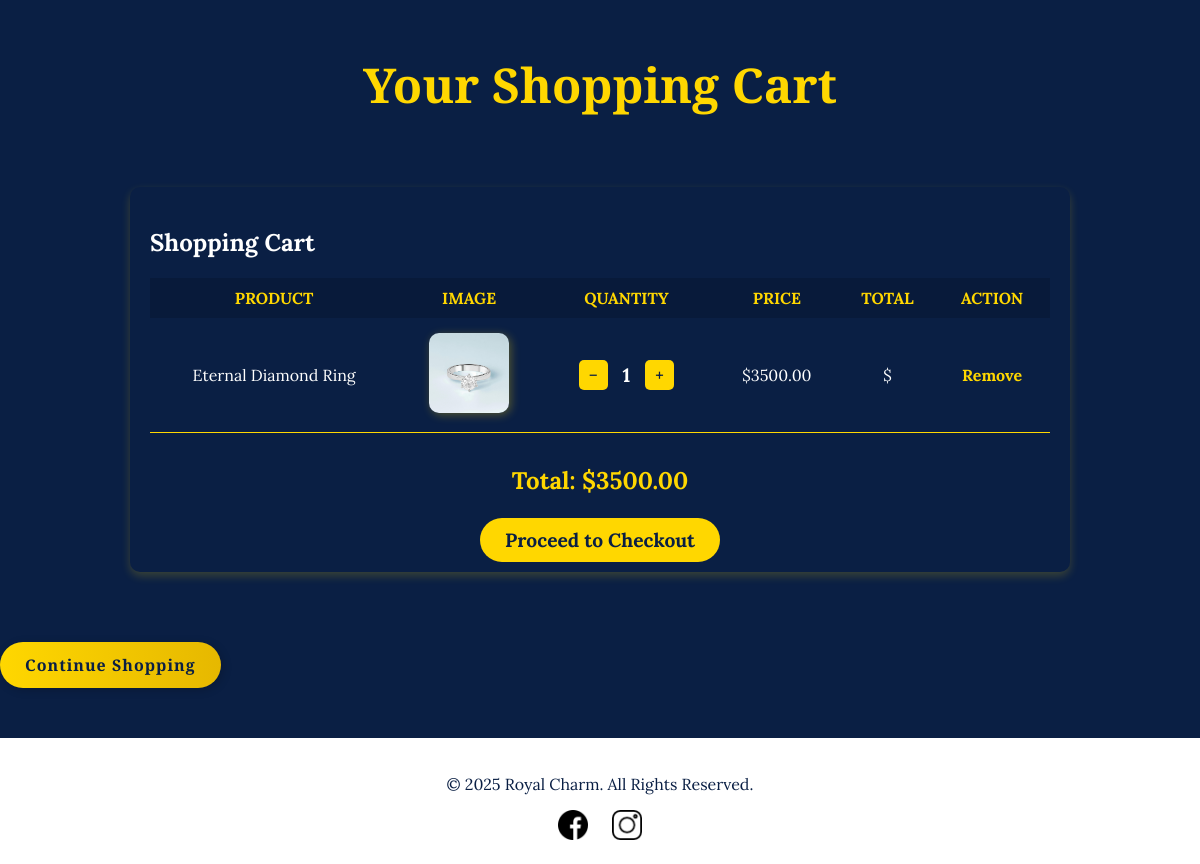
/cart/ (signed in), run on an earlier commit of the app's database.
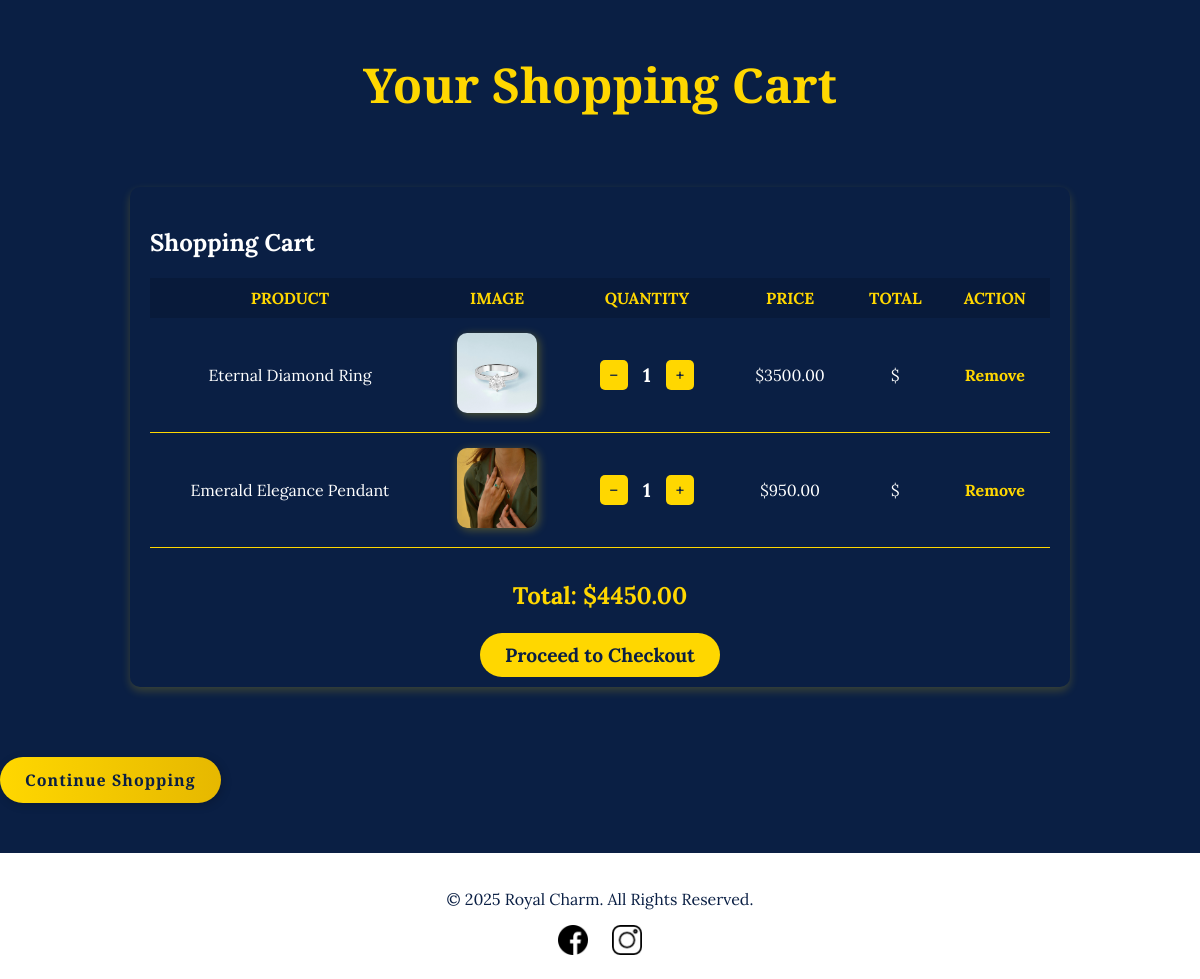
And on a later commit of the database.
### store/models.py (models this page shows, shortened)
class Cart(models.Model):
    user = models.ForeignKey(User, on_delete=models.CASCADE, null=True, blank=True)
    product = models.ForeignKey(Product, on_delete=models.CASCADE)
    quantity = models.PositiveIntegerField(default=1)
    added_at = models.DateTimeField(auto_now_add=True)

class Product(models.Model):
    name = models.CharField(max_length=255)
    description = models.TextField()
    price = models.DecimalField(max_digits=10, decimal_places=2)
    image = models.ImageField(upload_to='product_images/', blank=True, null=True)
    category = models.ForeignKey(Category, on_delete=models.CASCADE, related_name="products", null=True, blank=True)
    created_at = models.DateTimeField(auto_now_add=True)

### store/views.py (the view)
# urls.py: path('cart/', view_cart, name='view_cart'),
def view_cart(request):
    if request.user.is_authenticated:
        cart_items = Cart.objects.filter(user=request.user)
    else:
        cart_items = Cart.objects.filter(user=None)  # Guest users (optional)
    total_price = sum(item.product.price * item.quantity for item in cart_items)
    return render(request, 'store/cart.html', {
        'cart_items': cart_items,
        'total_price': total_price  # ✅ Send total price to the template
    })

### store/templates/store/cart.html (shortened to what this page needs)
{% load static %}
<!DOCTYPE html>
<html lang="en">
<head>
    <link rel="stylesheet" href="{% static 'store/styles.css' %}">
</head>
<body>
    <h1>Your Shopping Cart</h1>
    <div class="container cart-container">
        <h2 class="text-center text-gold">Shopping Cart</h2>
        {% if cart_items %}
            <table class="table cart-table">
                <thead>
                    <tr>
                        <th>Product</th>
                        <th>Image</th>
                        <th>Quantity</th>
                        <th>Price</th>
                        <th>Total</th>
                        <th>Action</th>
                    </tr>
                </thead>
                <tbody>
                    {% for item in cart_items %}
                    <tr>
                        <td>{{ item.product.name }}</td>
                        <td>
                            <img src="{{ item.product.image.url }}" class="cart-img" alt="{{ item.product.name }}">
                        </td>
                        <td>
                            <div class="quantity-control">
                                <a href="{% url 'update_cart' item.product.pk 'decrease' %}" class="qty-btn">−</a>
                                <span class="qty-number">{{ item.quantity }}</span>
                                <a href="{% url 'update_cart' item.product.pk 'increase' %}" class="qty-btn">+</a>
                            </div>
                        </td>
                        <td>${{ item.product.price }}</td>
                        <td>${{ item.total_price }}</td>
                        <td>
                            <a href="{% url 'remove_from_cart' item.product.pk %}" class="btn btn-danger btn-sm">Remove</a>
                        </td>
                    </tr>
                    {% endfor %}
                </tbody>
            </table>
            <div class="cart-summary">
                <h4>Total: <span class="text-gold">${{ total_price|floatformat:2 }}</span></h4>
                <a href="{% url 'checkout' %}" class="btn btn-success">Proceed to Checkout</a>
            </div>
        {% else %}
            <p class="text-center">Your cart is empty.</p>
        {% endif %}
    </div>
    <br>
    <a href="/" class="button">Continue Shopping</a>
<footer class="footer">
    <div class="container text-center">
        <p class="footer-text">&copy; 2025 Royal Charm. All Rights Reserved.</p>
        <div class="social-icons">
            <a href="https://facebook.com" target="_blank" class="social-link">
                <img src="{% static 'store/facebook-icon.png' %}" alt="Facebook">
            </a>
            <a href="https://instagram.com" target="_blank" class="social-link">
                <img src="{% static 'store/instagram-icon.png' %}" alt="Instagram">
            </a>
        </div>
    </div>
</footer>
</body>
</html>

### store/static/store/styles.css (style rules this page uses)
body { font-family: 'Lora', serif; background-color: #0a1f44 !important; color: #ffffff; margin: 0; padding-top: 0; }
h1 { font-family: 'Cormorant Garamond', serif; text-align: center; font-size: 3rem; padding: 20px; color: #FFD700; }
a { color: #FFD700; text-decoration: none; font-weight: bold; }
button, a.button { display: inline-block; background: linear-gradient(to right, #FFD700, #e6b800); color: #0a1f44; padding: 12px 25px; text-decoration: none; font-weight: bold; font-size: 1rem; border-radius: 30px; border: none; cursor: pointer; transition: all 0.3s ease-in-out; box-shadow: 2px 2px 10px rgba(0, 0, 0, 0.2); }
button, a.button { font-family: 'Cormorant Garamond', serif; font-size: 1rem; letter-spacing: 1px; }
.cart-container { max-width: 900px; margin: 50px auto; padding: 20px; background: #0a1f44; color: white; border-radius: 10px; box-shadow: 0px 4px 10px rgba(255, 215, 0, 0.2); }
.cart-table { width: 100%; color: white; text-align: center; border-collapse: collapse; }
.cart-table th { background: #081A3A; color: #FFD700; padding: 10px; text-transform: uppercase; }
.cart-table td { padding: 15px; border-bottom: 1px solid #FFD700; }
.cart-img { width: 80px; height: 80px; object-fit: cover; border-radius: 10px; box-shadow: 2px 2px 10px rgba(255, 215, 0, 0.3); }
.quantity-control { display: flex; align-items: center; justify-content: center; }
.qty-btn { background: #FFD700; color: #0a1f44; padding: 5px 10px; font-size: 1rem; text-decoration: none; font-weight: bold; border-radius: 5px; transition: 0.3s; margin: 0 5px; }
.qty-number { font-size: 1.2rem; font-weight: bold; padding: 0 10px; }
.cart-summary { text-align: center; margin-top: 20px; }
.cart-summary h4 { font-size: 1.5rem; color: #FFD700; }
.cart-summary .btn-success { background: #FFD700; color: #0a1f44; padding: 10px 25px; font-size: 1.2rem; border-radius: 30px; font-weight: bold; text-decoration: none; }
.footer { background: #fff; color: #0a1f44; padding: 20px 0; text-align: center; margin-top: 50px; font-size: 1rem; }
.social-icons { margin-top: 10px; }
.social-link img { width: 30px; height: 30px; margin: 0 10px; transition: transform 0.3s ease; }

What changed in the data, as far as the page shows it:
added Cart: product.name "Emerald Elegance Pendant", product.image (picture), quantity "1", product.price "950.00"
Also different on the page:
{{ total_price|floatformat:2 }}: "3500.00" → "4450.00"
